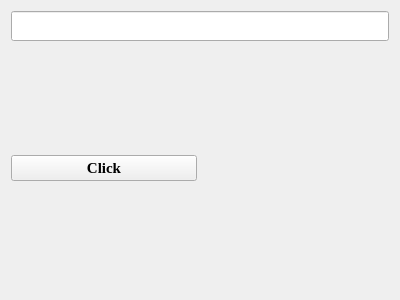
<?xml version="1.0" encoding="UTF-8"?>
<ui version="4.0">
 <class>Form</class>
 <widget class="QWidget" name="Form">
  <property name="geometry">
   <rect>
    <x>0</x>
    <y>0</y>
    <width>400</width>
    <height>300</height>
   </rect>
  </property>
  <property name="windowTitle">
   <string>Form</string>
  </property>
  <layout class="QVBoxLayout" name="verticalLayout_2">
   <item>
    <layout class="QVBoxLayout" name="verticalLayout">
     <item>
      <widget class="QLineEdit" name="lineEdit">
       <property name="font">
        <font>
         <family>Consolas</family>
         <pointsize>14</pointsize>
         <weight>75</weight>
         <bold>true</bold>
        </font>
       </property>
      </widget>
     </item>
     <item>
      <layout class="QHBoxLayout" name="horizontalLayout">
       <item>
        <widget class="QPushButton" name="pushButton">
         <property name="font">
          <font>
           <family>Times New Roman</family>
           <pointsize>11</pointsize>
           <weight>75</weight>
           <bold>true</bold>
          </font>
         </property>
         <property name="text">
          <string>Click</string>
         </property>
        </widget>
       </item>
       <item>
        <widget class="QLabel" name="label">
         <property name="font">
          <font>
           <pointsize>14</pointsize>
           <weight>75</weight>
           <bold>true</bold>
          </font>
         </property>
         <property name="text">
          <string/>
         </property>
        </widget>
       </item>
      </layout>
     </item>
    </layout>
   </item>
  </layout>
 </widget>
 <resources/>
 <connections/>
</ui>
